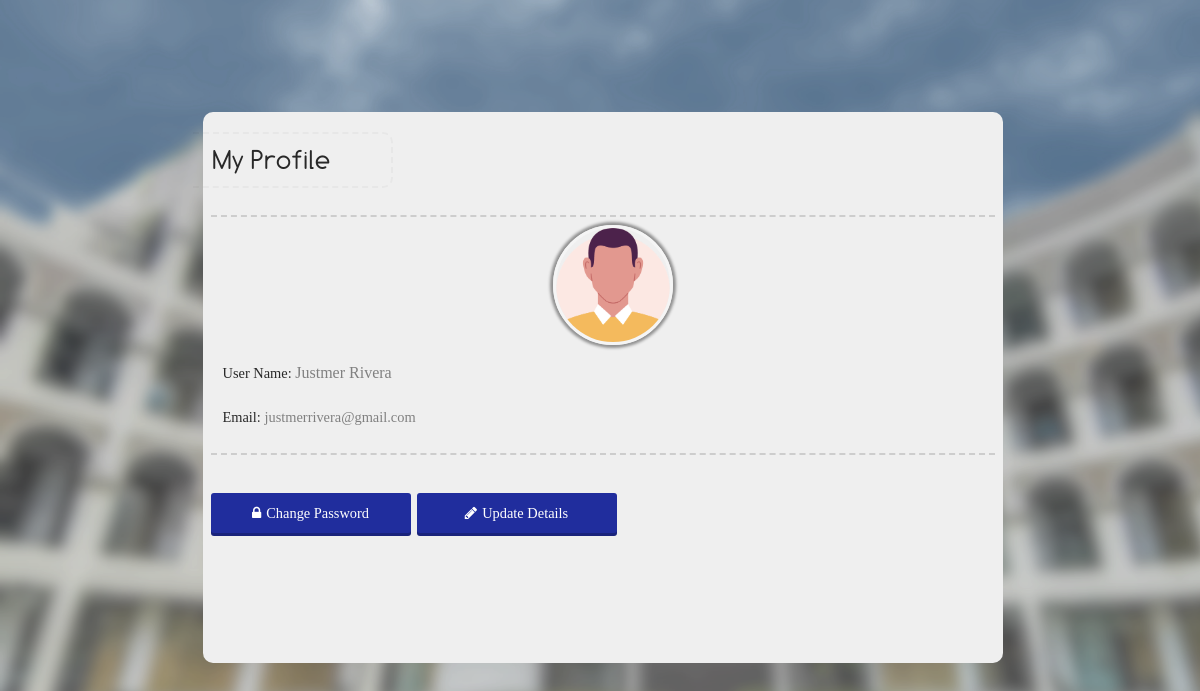
The app's page /my_profile (signed in), older data.
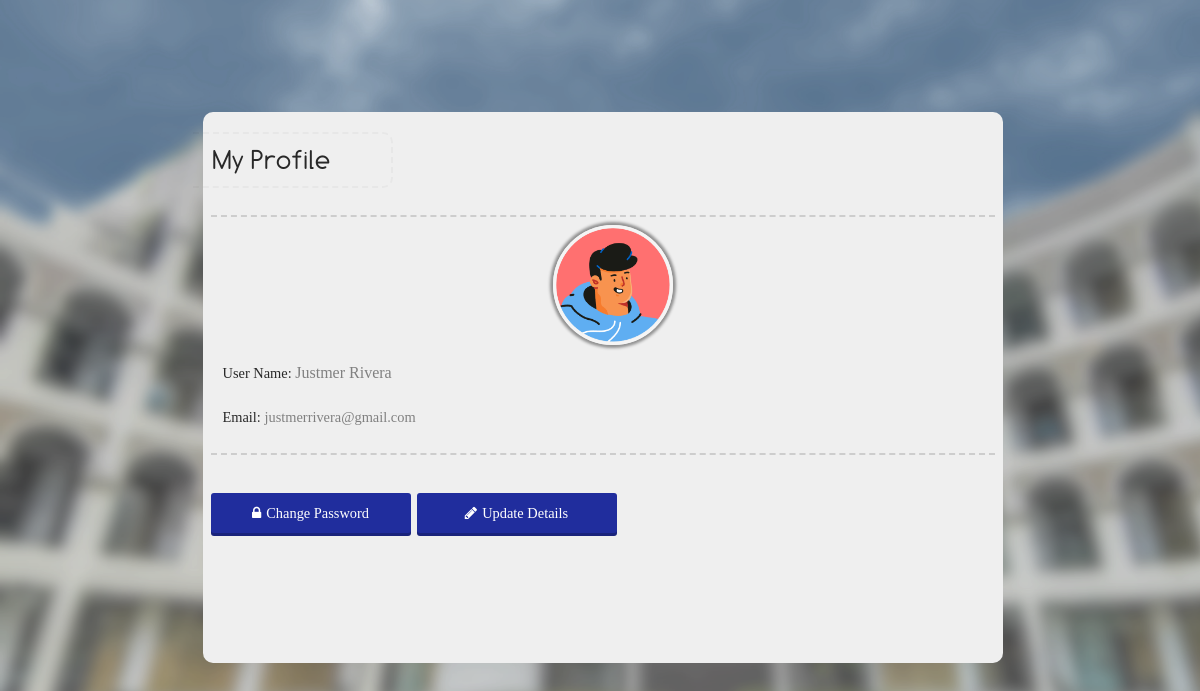
The same page, newer data.
### website/models.py (models this page shows, shortened)
class Users(db.Model, UserMixin):
    user_id = db.Column(db.Integer, primary_key=True)
    username = db.Column(db.String(50))
    email = db.Column(db.String(150), unique=True)
    password = db.Column(db.String(150))
    status = db.Column(db.String(50))
    avatar = db.Column(db.String(50))
    type = db.Column(db.Integer, db.ForeignKey('user_type.type_id'))
    misc = db.Column(db.String(1024))
    department_id = db.Column(db.Integer, db.ForeignKey('department.id'))
    college_id = db.Column(db.Integer, db.ForeignKey('college.id'))
    date = db.Column(db.DateTime(timezone=True), default=manila_time)

### website/user_control.py (the view)
@user_control.route('/my_profile', methods=['GET', 'POST'])
@login_required
def show_profile():
    sent = request.args.get('sent')
    if sent is None:
        sent = 'false'
    return render_template("profile.html", user=current_user, page='my_profile', sent=sent)

### website/templates/profile.html (shortened to what this page needs)
{% extends "base_headless.html" %}
{% block extra_css %}
<link id='maine' rel="stylesheet" href="{{ url_for('static', filename='css/profile_page.css') }}">
{% endblock %}
{% block contents %}
<div class="profile_page_main_con">
{% if page == 'my_profile' %}
	<div class="profile_page_con  primary_background primary_color {% if user.status != 'confirmed' %}blured_out{% endif %}" style=''>
		<div class="profile_title">
			<div>My Profile</div>
		</div>
		<hr class='line_2'>
		<div class="profile_details">
			<div class='avatar_con'> <img class='avatar_' src="{{ url_for('static', filename='images/'+current_user.avatar+'.png') }}" /></div>
		</div>
		<div class="profile_details normal">
			<p><span>User Name: </span> <span class="grayed_out normal" id="username">{{ user.username }}</span></p>
			<p><span>Email: </span> <span class="grayed_out">{{ user.email }}</span></p>
		</div>
			<hr class='line_2'>
	<div class="pro_button_kon">
		<button class="df_button secondary_background pro_button_ normal cpass_button" onclick='go_to("change_pass")'>
			<span class="fa fa-lock"></span> <span>Change Password</span>
		</button>
		<div class="df_button secondary_background normal pro_button_ edit_button" onclick='go_to("edit_profile")'>
			<span class="fa fa-pencil"></span> <span>Update Details</span>
		</div>
	</div>
	<div class="pro_button_kon">
	</div>
	</div>
{% endif %}
</div>
{% endblock %}

### website/templates/base_headless.html (shortened to what this page needs)
<!DOCTYPE html>
<html lang="en">
<head>
	<link rel="stylesheet" href="{{ url_for('static', filename='css/main.css') }}">
	<link rel="stylesheet" href="{{ url_for('static', filename='css/animate.min.css') }}">
	<link rel="stylesheet" href="{{ url_for('static', filename='css/custom_contextmenu.css') }}">
	<link rel="stylesheet" href="{{ url_for('static', filename='css/modal_styles.css') }}">
	<link rel="stylesheet" href="{{ url_for('static', filename='css/modal_views.css') }}">
	<link rel="stylesheet" href="{{ url_for('static', filename='css/daimofuu_buttons.css') }}">
	<link rel="stylesheet" href="{{ url_for('static', filename='css/daimofuu_textfield.css') }}">
	<link rel="stylesheet" href="{{ url_for('static', filename='css/typography.css') }}">
	{% block extra_css %} {% endblock %}
	<link id='' rel="stylesheet" href="{{ url_for('static', filename='css/loader.css') }}">
	{% if get_theme() == 'dark' %}
	<link  id='theme' rel="stylesheet" href="{{ url_for('static', filename='css/coloring_dark.css') }}">
	{% else %}
	<link  id='theme' rel="stylesheet" href="{{ url_for('static', filename='css/coloring.css') }}">
	{% endif %}
	<link rel="stylesheet" href="{{ url_for('static', filename='css/font-awesome.css') }}">
</head>
<body class="primary_background primary_color" id="main_body">
{% block contents %}
{%endblock%}
</body>
</html>

### website/static/css/main.css (style rules this page uses)
body { margin:0; font-family:Comfortaa; min-height:100%; padding:0px; color:white; }
.line_2 { width:98%; border:none; border-bottom:dashed rgba(70,70,70,0.2) 2px; }

### website/static/css/modal_styles.css (style rules this page uses)
button { cursor:pointer; }

### website/static/css/daimofuu_buttons.css (style rules this page uses)
.df_button { min-width:40px; min-height:40px; cursor:pointer; border:none; outline:none; background-color:none; border-radius:8px; padding:5px; box-shadow:0 3px 0 var(--secondary_color_darker); user-select:none; -webkit-transition:0.05s; transition:0.05s; }

### website/static/css/typography.css (style rules this page uses)
body, html { font-family:Gotham Rounded; }
.normal { font-size:16px; line-height:15px; font-family: 'Gotham Rounded'; }

### website/static/css/profile_page.css (style rules this page uses)
.profile_page_main_con { box-sizing:border-box; width:100%; height:auto; min-height:100vh; position:relative; background:rgba(230,230,230,0.2); padding:20px; padding-left:25px; padding-bottom:45px; display:flex; justify-content:center; flex-direction:column; align-items:center; font-family:Comfortaa; }
.profile_page_main_con > * { box-sizing:border-box; }
#main_body { background-color:var(--primary_background_darker); background-image:var(--bg_src); background-size:cover; background-attachment:fixed; transition:0.2s; -webkit-transition:0.2s; }
.profile_page_con { width:100%; max-width:800px; min-height:300px; border-right: 25px solid rgba(0,20,210,1); border-radius:10px; display:flex; align-items:center; justify-content:center; flex-direction:column; position:relative; }
.pro_button_kon { box-sizing:border-box; width:100%; display:flex; padding:5px; justify-content:left; align-items:center; min-height:100px; }
.pro_button_ { width:100%; max-width:200px; height:35px; margin:3px; border-radius:3px; display:flex; font-size:0.9em; gap:5px; align-items:center; justify-content:center; padding:5px; text-align:center; color:white; cursor:pointer; user-select:none; flex-direction:row; -webkit-transition:0.3s; transition:0.3s; }
.grayed_out { color:gray; }
.cpass_button { background:rgba(14,105,170,1); }
.profile_title { width:100%; min-height:35px; box-sizing:border-box; margin-top:30px; margin-bottom:30px; position:relative; top:0; left:0; right:0; display:flex; align-items:center; padding-left:20px; font-size:1.7em; }
.profile_title > div { width:100%; color:var(--primary_color); max-width:200px; padding:10px; position:absolute; left:0; border-radius:0px 10px 10px 0px; border:2px dashed rgba(0,0,0,0.03) ; border-left:0px; padding-left:20px; transform:translateX(-10px); }
.profile_details { width:100%; min-height:100px; box-sizing:border-box; position:relative; bottom:0; left:0; right:0; display:flex; flex-direction:column; justify-content:center; align-items:left; padding-left:20px; font-size:0.9em; }
.line_2 { width:98%; border:none; border-bottom:dashed rgba(70,70,70,0.2) 2px; }
.avatar_con { width:120px; height:120px; overflow:hidden; box-sizing:border-box; border:solid rgba(245,245,245,1) 3px; box-shadow:0px 0px 3px 3px rgba(0,0,0,0.4); border-radius:100%; margin:0px auto; }
.avatar_ { width:100%; box-sizing:border-box; height:auto; }

### website/static/css/loader.css (style rules this page uses)
* { box-sizing:border-box; }

### website/static/css/coloring.css (style rules this page uses)
:root { --primary_background: #efefef; --primary_background_faded: #efefef35; --primary_background_darker: #e3e3e3; --primary_color: rgba(40,40,40,1); --primary_color_faded: rgba(40,40,40,0.6); --primary_color_invert: rgba(254,254,255,1); --secondary_color: #86b7fe; --secondary_color_faded: #86b7fe88; --secondary_color_darker: #19237b; --third_color_faded: rgba(24,24,24,0.30); --third_much_faded: rgba(24,24,24,0.05); --secondary_background: #202d9d; --accent_color:#D6BC3D; --error_color: #e91e63; --secondary_color_faded1: #ffbe4560; --secondary_color_faded2: #61ff5c60; --failed_color_faded: #e91e63a0; --bg_src: url('../images/bg_2.png'); }
.primary_color::placeholder { color: var(--primary_color); opacity: 0.6; }
.primary_color { color: var(--primary_color)!important; }
.primary_background { background-color:var(--primary_background); }
.secondary_background { background-color:var(--secondary_background); }
.profile_page_con { border-right:var(--secondary_background); }

Row changes from the older to the newer data that the page shows:
changed Users "Justmer Rivera": avatar: a different picture
